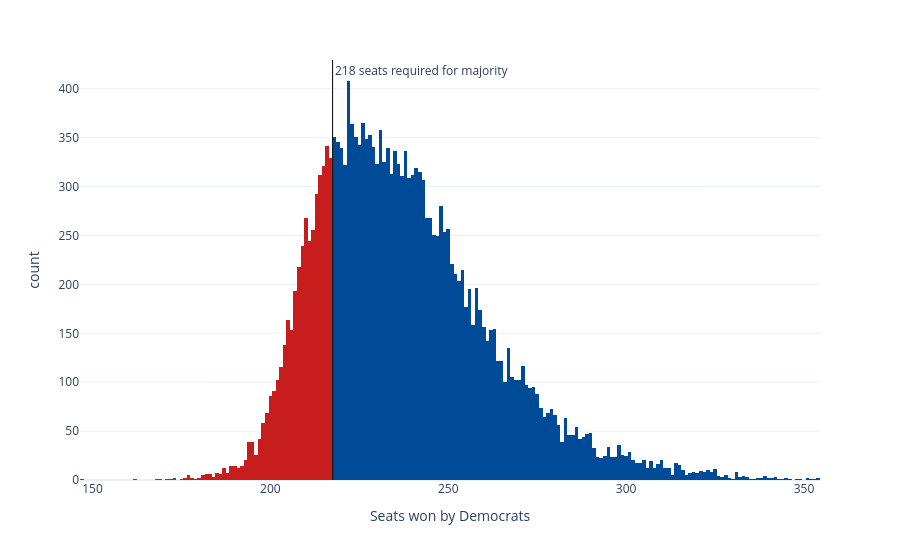

Notebook cell for this chart:
### Code cell
sims_hist = px.histogram(seat_sims, x='seats', nbins=np.unique(seat_sims['seats']).shape[0]*2, color='winner',
                         color_discrete_map={'Democrats': '#004b97', 'Republicans': '#c71e1d'},
                         labels={'seats':'Seats won by Democrats', 'winner': 'Winner'}, template='plotly_white')
sims_hist.update_traces(showlegend=False)
sims_hist.add_vline(x=217.5, line_width=1, line_color='black', annotation_text='218 seats required for majority', 
                    annotation_position='top right')
sims_hist

### Figure 1 — Plotly figure (JSON) as saved in the notebook; plotly's stock layout.template omitted (floating-point values rounded to 4 significant figures; data arrays with more than 128 entries replaced by an {"elided": "..."} marker saying what was removed)
{"data": [{"bingroup": "x", "hovertemplate": "Winner=Republicans<br>Seats won by Democrats=%{x}<br>count=%{y}<extra></extra>", "legendgroup": "Republicans", "marker": {"color": "#c71e1d", "pattern": {"shape": ""}}, "name": "Republicans", "nbinsx": 370, "orientation": "v", "showlegend": false, "type": "histogram", "x": {"elided": "4284 int values"}, "xaxis": "x", "yaxis": "y"}, {"bingroup": "x", "hovertemplate": "Winner=Democrats<br>Seats won by Democrats=%{x}<br>count=%{y}<extra></extra>", "legendgroup": "Democrats", "marker": {"color": "#004b97", "pattern": {"shape": ""}}, "name": "Democrats", "nbinsx": 370, "orientation": "v", "showlegend": false, "type": "histogram", "x": {"elided": "15716 int values"}, "xaxis": "x", "yaxis": "y"}], "layout": {"annotations": [{"showarrow": false, "text": "218 seats required for majority", "x": 217.5, "xanchor": "left", "xref": "x", "y": 1, "yanchor": "top", "yref": "y domain"}], "barmode": "relative", "legend": {"title": {"text": "Winner"}, "tracegroupgap": 0}, "margin": {"t": 60}, "shapes": [{"line": {"color": "black", "width": 1}, "type": "line", "x0": 217.5, "x1": 217.5, "xref": "x", "y0": 0, "y1": 1, "yref": "y domain"}], "xaxis": {"anchor": "y", "domain": [0, 1], "title": {"text": "Seats won by Democrats"}}, "yaxis": {"anchor": "x", "domain": [0, 1], "title": {"text": "count"}}}}
